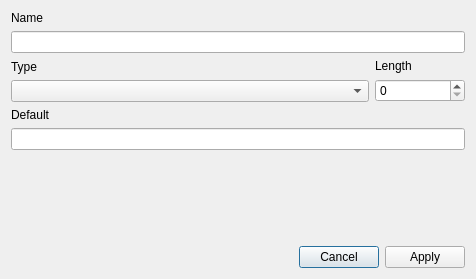
<?xml version="1.0" encoding="UTF-8"?>
<ui version="4.0">
 <class>FirebirdDomainForm</class>
 <widget class="QDialog" name="FirebirdDomainForm">
  <property name="geometry">
   <rect>
    <x>0</x>
    <y>0</y>
    <width>476</width>
    <height>279</height>
   </rect>
  </property>
  <property name="windowTitle">
   <string>Domain</string>
  </property>
  <layout class="QVBoxLayout" name="verticalLayout_3">
   <item>
    <widget class="QLabel" name="lblName">
     <property name="text">
      <string>Name</string>
     </property>
    </widget>
   </item>
   <item>
    <widget class="QLineEdit" name="edtName"/>
   </item>
   <item>
    <layout class="QHBoxLayout" name="horizontalLayout_2" stretch="4,1">
     <item>
      <layout class="QVBoxLayout" name="verticalLayout">
       <item>
        <widget class="QLabel" name="lblType">
         <property name="text">
          <string>Type</string>
         </property>
        </widget>
       </item>
       <item>
        <widget class="QComboBox" name="cmbType"/>
       </item>
      </layout>
     </item>
     <item>
      <layout class="QVBoxLayout" name="verticalLayout_2">
       <item>
        <widget class="QLabel" name="lblLength">
         <property name="text">
          <string>Length</string>
         </property>
        </widget>
       </item>
       <item>
        <widget class="QSpinBox" name="edtLength">
         <property name="maximum">
          <number>10000</number>
         </property>
        </widget>
       </item>
      </layout>
     </item>
    </layout>
   </item>
   <item>
    <widget class="QLabel" name="lblDefault">
     <property name="text">
      <string>Default</string>
     </property>
    </widget>
   </item>
   <item>
    <widget class="QLineEdit" name="edtDefault"/>
   </item>
   <item>
    <spacer name="verticalSpacer">
     <property name="orientation">
      <enum>Qt::Vertical</enum>
     </property>
     <property name="sizeHint" stdset="0">
      <size>
       <width>20</width>
       <height>57</height>
      </size>
     </property>
    </spacer>
   </item>
   <item>
    <layout class="QHBoxLayout" name="horizontalLayout">
     <item>
      <spacer name="horizontalSpacer">
       <property name="orientation">
        <enum>Qt::Horizontal</enum>
       </property>
       <property name="sizeHint" stdset="0">
        <size>
         <width>40</width>
         <height>20</height>
        </size>
       </property>
      </spacer>
     </item>
     <item>
      <widget class="QPushButton" name="btnCancel">
       <property name="text">
        <string>Cancel</string>
       </property>
       <property name="icon">
        <iconset resource="../../../sdk/icons.qrc">
         <normaloff>:/icons/cross.png</normaloff>:/icons/cross.png</iconset>
       </property>
      </widget>
     </item>
     <item>
      <widget class="QPushButton" name="btnApply">
       <property name="text">
        <string>Apply</string>
       </property>
       <property name="icon">
        <iconset resource="../../../sdk/icons.qrc">
         <normaloff>:/icons/disk.png</normaloff>:/icons/disk.png</iconset>
       </property>
      </widget>
     </item>
    </layout>
   </item>
  </layout>
 </widget>
 <resources>
  <include location="../../../sdk/icons.qrc"/>
  <include location="../../../sdk/icons.qrc"/>
  <include location="../../../sdk/icons.qrc"/>
  <include location="../../../sdk/icons.qrc"/>
  <include location="../../../sdk/icons.qrc"/>
  <include location="../../../sdk/icons.qrc"/>
 </resources>
 <connections/>
</ui>
